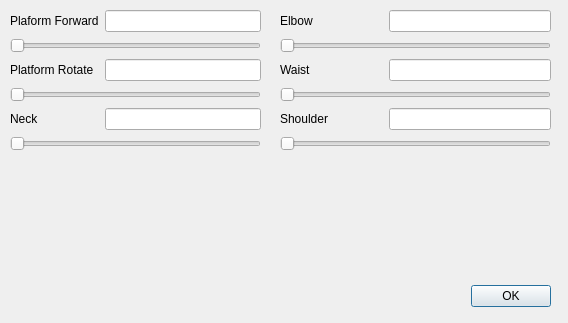
<?xml version="1.0" encoding="UTF-8"?>
<ui version="4.0">
 <class>SettingsDialog</class>
 <widget class="QDialog" name="SettingsDialog">
  <property name="geometry">
   <rect>
    <x>0</x>
    <y>0</y>
    <width>568</width>
    <height>323</height>
   </rect>
  </property>
  <property name="windowTitle">
   <string>Dialog</string>
  </property>
  <widget class="QDialogButtonBox" name="buttonBox">
   <property name="geometry">
    <rect>
     <x>210</x>
     <y>280</y>
     <width>341</width>
     <height>32</height>
    </rect>
   </property>
   <property name="orientation">
    <enum>Qt::Horizontal</enum>
   </property>
   <property name="standardButtons">
    <set>QDialogButtonBox::Ok</set>
   </property>
  </widget>
  <widget class="QWidget" name="formLayoutWidget">
   <property name="geometry">
    <rect>
     <x>10</x>
     <y>10</y>
     <width>251</width>
     <height>221</height>
    </rect>
   </property>
   <layout class="QFormLayout" name="formLayout">
    <property name="sizeConstraint">
     <enum>QLayout::SetNoConstraint</enum>
    </property>
    <property name="fieldGrowthPolicy">
     <enum>QFormLayout::AllNonFixedFieldsGrow</enum>
    </property>
    <item row="0" column="0">
     <widget class="QLabel" name="label">
      <property name="text">
       <string>Plaform Forward</string>
      </property>
     </widget>
    </item>
    <item row="0" column="1">
     <widget class="QLineEdit" name="platformForward_Edit">
      <property name="enabled">
       <bool>true</bool>
      </property>
     </widget>
    </item>
    <item row="2" column="0">
     <widget class="QLabel" name="label_2">
      <property name="text">
       <string>Platform Rotate</string>
      </property>
     </widget>
    </item>
    <item row="2" column="1">
     <widget class="QLineEdit" name="platformRotate_Edit">
      <property name="enabled">
       <bool>true</bool>
      </property>
     </widget>
    </item>
    <item row="1" column="0" colspan="2">
     <widget class="QSlider" name="platformForward_Slider">
      <property name="minimum">
       <number>5000</number>
      </property>
      <property name="maximum">
       <number>32000</number>
      </property>
      <property name="singleStep">
       <number>1000</number>
      </property>
      <property name="pageStep">
       <number>1000</number>
      </property>
      <property name="orientation">
       <enum>Qt::Horizontal</enum>
      </property>
     </widget>
    </item>
    <item row="3" column="0" colspan="2">
     <widget class="QSlider" name="platformRotate_Slider">
      <property name="minimum">
       <number>5000</number>
      </property>
      <property name="maximum">
       <number>32000</number>
      </property>
      <property name="singleStep">
       <number>1000</number>
      </property>
      <property name="pageStep">
       <number>1000</number>
      </property>
      <property name="orientation">
       <enum>Qt::Horizontal</enum>
      </property>
     </widget>
    </item>
    <item row="4" column="0">
     <widget class="QLabel" name="label_3">
      <property name="text">
       <string>Neck</string>
      </property>
     </widget>
    </item>
    <item row="5" column="0" colspan="2">
     <widget class="QSlider" name="Neck_Slider">
      <property name="minimum">
       <number>5000</number>
      </property>
      <property name="maximum">
       <number>32000</number>
      </property>
      <property name="singleStep">
       <number>1000</number>
      </property>
      <property name="pageStep">
       <number>1000</number>
      </property>
      <property name="orientation">
       <enum>Qt::Horizontal</enum>
      </property>
     </widget>
    </item>
    <item row="4" column="1">
     <widget class="QLineEdit" name="Neck_Edit">
      <property name="enabled">
       <bool>true</bool>
      </property>
     </widget>
    </item>
   </layout>
  </widget>
  <widget class="QWidget" name="formLayoutWidget_2">
   <property name="geometry">
    <rect>
     <x>280</x>
     <y>10</y>
     <width>271</width>
     <height>221</height>
    </rect>
   </property>
   <layout class="QFormLayout" name="formLayout_2">
    <item row="0" column="0">
     <widget class="QLabel" name="label_4">
      <property name="text">
       <string>Elbow                     </string>
      </property>
     </widget>
    </item>
    <item row="0" column="1">
     <widget class="QLineEdit" name="Elbow_Edit">
      <property name="enabled">
       <bool>true</bool>
      </property>
     </widget>
    </item>
    <item row="1" column="0" colspan="2">
     <widget class="QSlider" name="Elbow_Slider">
      <property name="minimum">
       <number>5000</number>
      </property>
      <property name="maximum">
       <number>32000</number>
      </property>
      <property name="singleStep">
       <number>1000</number>
      </property>
      <property name="pageStep">
       <number>1000</number>
      </property>
      <property name="orientation">
       <enum>Qt::Horizontal</enum>
      </property>
     </widget>
    </item>
    <item row="2" column="0">
     <widget class="QLabel" name="label_5">
      <property name="text">
       <string>Waist</string>
      </property>
     </widget>
    </item>
    <item row="2" column="1">
     <widget class="QLineEdit" name="waist_Edit">
      <property name="enabled">
       <bool>true</bool>
      </property>
     </widget>
    </item>
    <item row="3" column="0" colspan="2">
     <widget class="QSlider" name="Waist_Slider">
      <property name="minimum">
       <number>5000</number>
      </property>
      <property name="maximum">
       <number>32000</number>
      </property>
      <property name="singleStep">
       <number>1000</number>
      </property>
      <property name="pageStep">
       <number>1000</number>
      </property>
      <property name="orientation">
       <enum>Qt::Horizontal</enum>
      </property>
     </widget>
    </item>
    <item row="4" column="0">
     <widget class="QLabel" name="label_6">
      <property name="text">
       <string>Shoulder</string>
      </property>
     </widget>
    </item>
    <item row="4" column="1">
     <widget class="QLineEdit" name="Shoulder_Edit">
      <property name="enabled">
       <bool>true</bool>
      </property>
     </widget>
    </item>
    <item row="5" column="0" colspan="2">
     <widget class="QSlider" name="Shoulder_Slider">
      <property name="minimum">
       <number>5000</number>
      </property>
      <property name="maximum">
       <number>32000</number>
      </property>
      <property name="singleStep">
       <number>1000</number>
      </property>
      <property name="pageStep">
       <number>1000</number>
      </property>
      <property name="orientation">
       <enum>Qt::Horizontal</enum>
      </property>
     </widget>
    </item>
   </layout>
  </widget>
 </widget>
 <resources/>
 <connections>
  <connection>
   <sender>buttonBox</sender>
   <signal>accepted()</signal>
   <receiver>SettingsDialog</receiver>
   <slot>accept()</slot>
   <hints>
    <hint type="sourcelabel">
     <x>248</x>
     <y>254</y>
    </hint>
    <hint type="destinationlabel">
     <x>157</x>
     <y>274</y>
    </hint>
   </hints>
  </connection>
  <connection>
   <sender>buttonBox</sender>
   <signal>rejected()</signal>
   <receiver>SettingsDialog</receiver>
   <slot>reject()</slot>
   <hints>
    <hint type="sourcelabel">
     <x>316</x>
     <y>260</y>
    </hint>
    <hint type="destinationlabel">
     <x>286</x>
     <y>274</y>
    </hint>
   </hints>
  </connection>
 </connections>
</ui>
